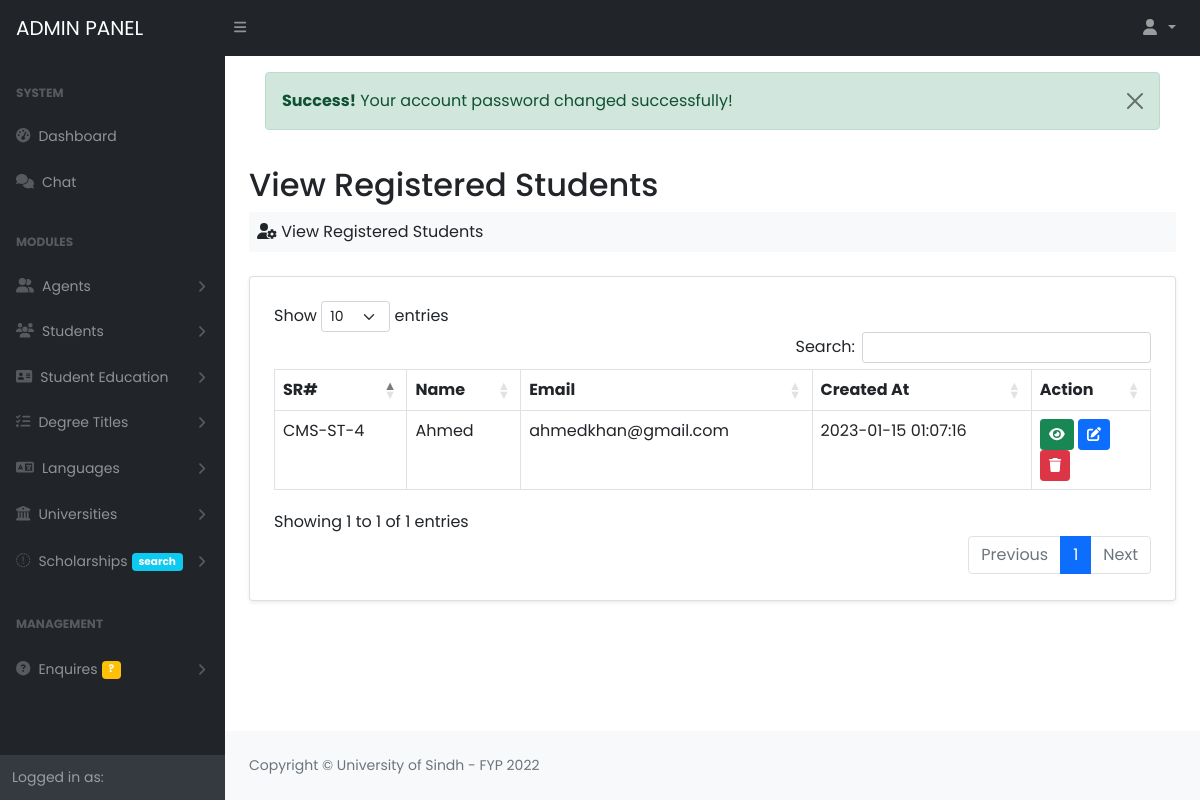
Page /Project/admin/view_students.php (signed in) on the earlier database version.
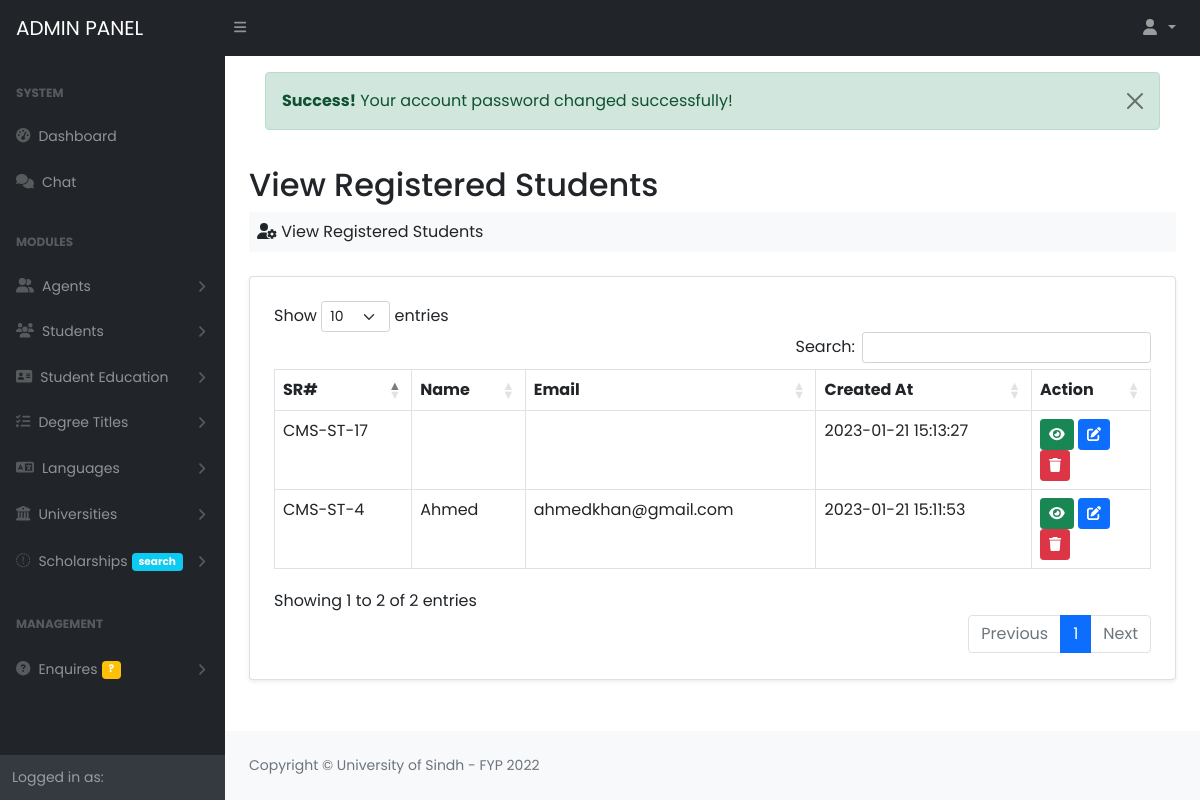
Same page on the later database version.
### tables this page shows
CREATE TABLE `students` (
  `student_id` int(11) NOT NULL AUTO_INCREMENT,
  `name` varchar(50) NOT NULL,
  `surname` varchar(50) DEFAULT NULL,
  `email` varchar(50) NOT NULL,
  `password` varchar(50) NOT NULL,
  `cnic` varchar(50) DEFAULT NULL,
  `gender` enum('Male','Female') DEFAULT NULL,
  `dob` varchar(50) DEFAULT NULL,
  `phone` varchar(50) DEFAULT NULL,
  `address` text DEFAULT NULL,
  `ilets_score` varchar(50) DEFAULT NULL,
  `cgpa` varchar(50) DEFAULT NULL,
  `religion` varchar(50) DEFAULT NULL,
  `profile` varchar(100) DEFAULT NULL,
  `status` int(11) DEFAULT 0,
  `created_at` timestamp NOT NULL DEFAULT current_timestamp() ON UPDATE current_timestamp(),
  `price` varchar(50) DEFAULT NULL,
  `link` varchar(100) DEFAULT NULL,
  PRIMARY KEY (`student_id`)
);

### Project/database/database.php (called while the page is built, shortened)
<?php
class Database
{
	private $db_host = "localhost";
	private $db_user = "root";
	private $db_pass = "";
	private $db_name = "fyp_cms";
	public $connection = null;
	public function __construct()
	{
		$this->connection = mysqli_connect($this->db_host, $this->db_user, $this->db_pass, $this->db_name);
	}
	public function executeQuery($query)
	{
		$this->query = $query;
		$this->result = mysqli_query($this->connection, $this->query);
		return $this->result;
	}
}
?>

### Project/admin/view_students.php (the view, shortened to what this page needs)
<?php  include_once("includes/header.php"); ?>
 <?php  include_once("includes/nav.php"); ?>
 <div id="layoutSidenav">
         <?php include_once("includes/sidebar.php") ?>
         <div id="layoutSidenav_content">
             <main>
                 <div class="container-fluid px-4">
                     <div class="p-3"><?php require_once("includes/messages.php") ?></div>
                     <h2 class="mt-1">View Registered Students</h2>
                     <ol class="breadcrumb mb-4 bg-light p-2">
                         <li class="breadcrumb-item"><i class="fa fa-user-cog"></i> View Registered Students</li>
                     </ol>
                     <div class="card shadow-sm bg-white p-2">
                         <div class="card-body p-3">
                            <table class="table table-bordered table-hover" id="table">
                                 <thead>
                                     <tr>
                                         <th>SR#</th>
                                         <th>Name</th>
                                         <th>Email</th>
                                         <th>Created At</th>
                                         <th>Action</th>
                                     </tr>
                                 </thead>
                                 <tbody>
                                     <?php
                                         $query = "SELECT * FROM students";
                                         $result = $db->executeQuery($query);
                                         if($result->num_rows){
                                             while($row = mysqli_fetch_assoc($result)){
                                                 ?>
                                                 <tr>
                                                     <td><?php echo "CMS-ST-".$row['student_id'] ?></td>
                                                     <td><?php echo $row['name'] ?></td>
                                                     <td><?php echo $row['email'] ?></td>
                                                     <td><?php echo $row['created_at'] ?></td>
                                                     <td>
                                                     <a href="show_student?id=<?php echo $row['student_id'] ?>" class="btn btn-success btn-sm"><i class="fa fa-eye"></i></a>
                                                     <a href="edit_student?id=<?php echo $row['student_id'] ?>" class="btn btn-primary btn-sm"><i class="fa fa-edit"></i></a>
                                                     <a href="classes/student?id=<?php echo $row['student_id'] ?>" class="btn btn-danger btn-sm"><i class="fa fa-trash"></i></a>
                                                     </td>
                                                 </tr>
                                                 <?php
                                             }
                                         }
                                     ?>
                                 </tbody>
                            </table>
                         </div>
                     </div>
                 </div>
             </main>
 <?php  include_once("includes/footer.php") ?>

Differences in the rows shown:
changed students "Ahmed": created_at "2023-01-15 01:07:16" → "2023-01-21 15:11:53"
added students: student_id "17", created_at "2023-01-21 15:13:27"
Other differences:
text written by a page script: "Show entries Search: Showing 1 to 1 of 1 entries Previous 1 Next" → "Show entries Search: Showing 1 to 2 of 2 entries Previous 1 Next"
